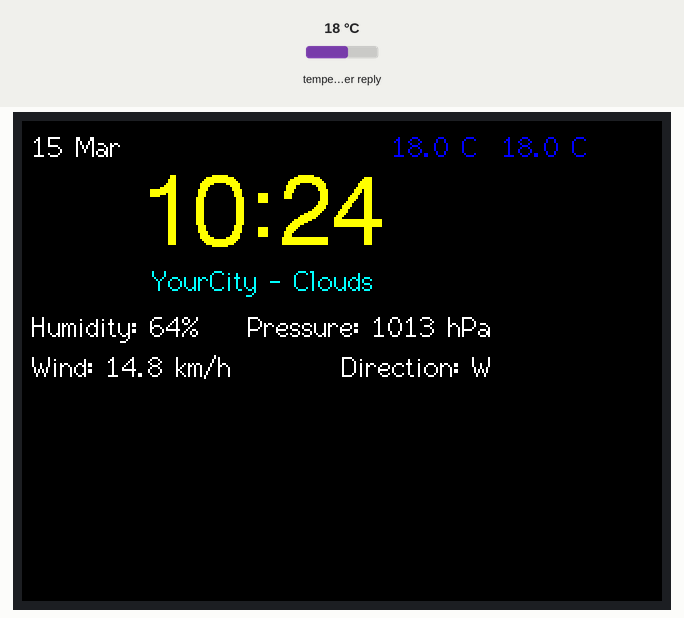
This sketch was run on a simulated ESP32. Parts: 320×240 colour display. The test bench sets the inputs (shaded band); at power-on: temperature in the weather reply 18 °C. WiFi joins after 1.5 s; servers stay silent unless stated; the local clock reads 2024-03-15 10:24:30 at power-on unless the sketch sets it; web services answer with replies made up by the test bench.

Above: at 2.1 s.
At 60.6 s:
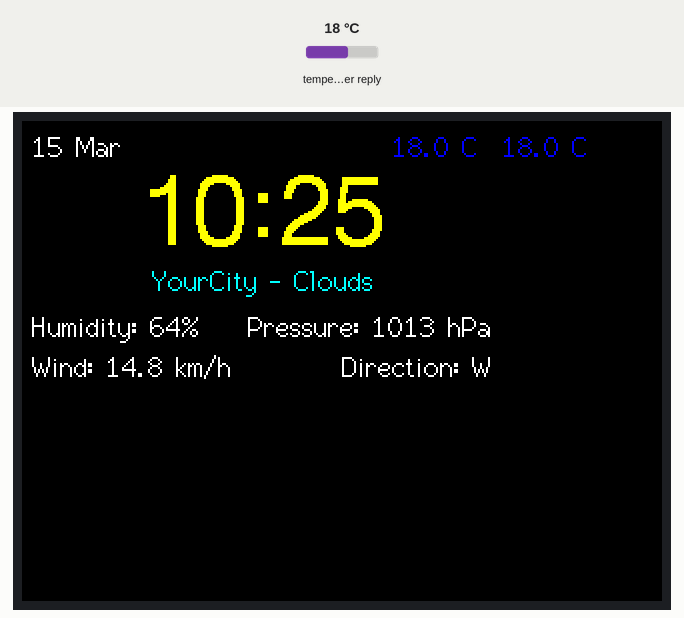
At 121.1 s:
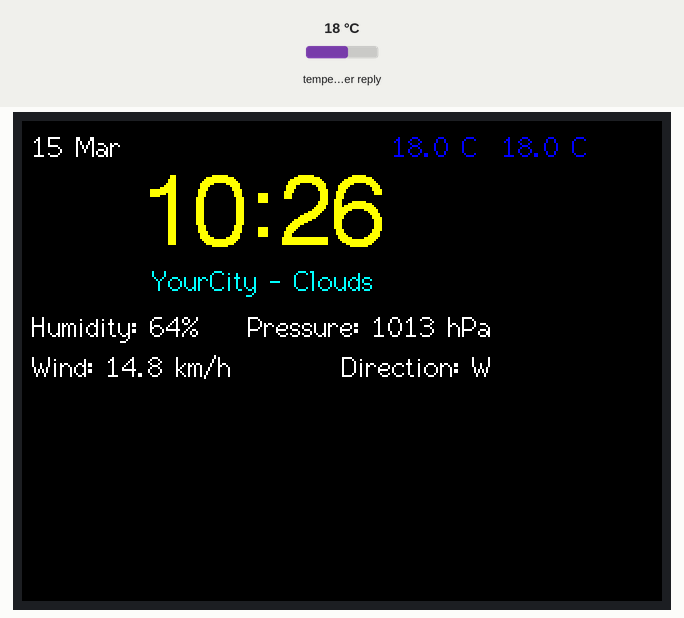

The sketch:

clockandweather.ino
```cpp
// This Code file includes Weather + Clock

#include <WiFi.h>
#include <HTTPClient.h>
#include <ArduinoJson.h>
#include <TFT_eSPI.h>
#include <SPI.h>
#include <time.h>

const char* ssid = "YourWiFiName";  // <-- Replace with your SSID (WiFi Username)
const char* password = "YourWiFiPassword";  // <-- Replace with your WiFi Password
const char* apiKey = "YourOpenWeatherMapAPIKey";  // <-- Replace with your API key
const char* city = "YourCity";  // <-- Replace with your City eg. "Kochi"
const char* country = "YourCountryCode";  // <-- Replace with your Country Code eg. "IN"
const char* units = "metric";

TFT_eSPI tft = TFT_eSPI();

String weatherDescription = "", cityName = "", windDirectionStr = "";
float temperature = 0.0, humidity = 0.0, pressure = 0.0, windSpeed = 0.0;
int windDeg = 0;
unsigned long lastWeatherUpdate = 0;
const unsigned long weatherUpdateInterval = 300000;

String windDegToCompass(int deg) {
  const char* directions[] = {"N","NE","E","SE","S","SW","W","NW"};
  return directions[(int)((deg + 22.5) / 45.0) % 8];
}

void connectWiFi() {
  WiFi.begin(ssid, password);
  while (WiFi.status() != WL_CONNECTED) delay(500);
}

void fetchWeather() {
  if ((millis() - lastWeatherUpdate > weatherUpdateInterval) || lastWeatherUpdate == 0) {
    HTTPClient http;
    String url = "http://api.openweathermap.org/data/2.5/weather?q=" + String(city) + "," + String(country) + "&units=" + String(units) + "&appid=" + String(apiKey);
    http.begin(url);
    int httpCode = http.GET();

    if (httpCode == HTTP_CODE_OK) {
      String payload = http.getString();
      DynamicJsonDocument doc(2048);
      deserializeJson(doc, payload);

      cityName = doc["name"].as<String>();
      temperature = doc["main"]["temp"];
      humidity = doc["main"]["humidity"];
      pressure = doc["main"]["pressure"];
      weatherDescription = doc["weather"][0]["main"].as<String>();
      windSpeed = doc["wind"]["speed"];
      windDeg = doc["wind"]["deg"];
      windDirectionStr = windDegToCompass(windDeg);
    }
    http.end();
    lastWeatherUpdate = millis();
  }
}

void setupTimeIST() {
  configTime(19800, 0, "pool.ntp.org", "time.nist.gov");  // UTC+5:30   // <-- Replace with your time zone  +5:30 GMT = 19800 seconds (1 Hour = 3600 seconds)
  while (time(nullptr) < 100000) delay(100);
}

void drawScreen() {
  tft.fillScreen(TFT_BLACK);
  struct tm timeinfo;
  getLocalTime(&timeinfo);

  char timeStr[6], dateStr[12], tempStr[10];
  strftime(timeStr, sizeof(timeStr), "%H:%M", &timeinfo);
  strftime(dateStr, sizeof(dateStr), "%d %b", &timeinfo);
  sprintf(tempStr, "%.1f °C", temperature);

  // Date (top-left)
  tft.setTextColor(TFT_WHITE);
  tft.setTextDatum(TL_DATUM);
  tft.drawString(dateStr, 5, 5, 2);
  uint16_t tempColor;

  if (temperature < 24.0) {
    tempColor = TFT_BLUE;
  } else if (temperature <= 31.0) {
    tempColor = TFT_GREEN;
  } else {
    tempColor = TFT_ORANGE;
  }

  tft.setTextColor(tempColor);
  tft.drawString(String(temperature, 1) + " °C ", 240, 5, 2);  // Top-right

  // Temperature (top-right)
  tft.setTextDatum(TR_DATUM);
  tft.drawString(tempStr, 240, 5, 2);

  // Time (centered)
  tft.setTextDatum(MC_DATUM);
  tft.setTextColor(TFT_YELLOW);
  tft.drawString(timeStr, 120, 50, 6);

  // City • Description (combined)
  tft.setTextColor(TFT_CYAN);
  tft.drawString(cityName + " - " + weatherDescription, 120, 80, 2);

  // Humidity (bottom-left)
  tft.setTextDatum(TL_DATUM);
  tft.setTextColor(TFT_WHITE);
  tft.drawString("Humidity: " + String(humidity, 0) + "%", 5, 95, 2);

  // Pressure (bottom-right)
  tft.setTextDatum(TR_DATUM);
  tft.drawString("Pressure: " + String(pressure, 0) + " hPa", 235, 95, 2);

  // Wind Speed (bottom-left row 2)
  tft.setTextDatum(TL_DATUM);
  float windKmph = windSpeed * 3.6;
  tft.drawString("Wind: " + String(windKmph, 1) + " km/h", 5, 115, 2);

  // Wind Direction (bottom-right row 2)
  tft.setTextDatum(TR_DATUM);
  tft.drawString("Direction: " + windDirectionStr, 235, 115, 2);
}

void setup() {
  tft.init();
  tft.setRotation(1);  // Landscape
  tft.setTextDatum(MC_DATUM);
  tft.fillScreen(TFT_BLACK);

  connectWiFi();
  setupTimeIST();
  fetchWeather();
  drawScreen();
}

void loop() {
  static unsigned long lastUpdate = 0;
  if (millis() - lastUpdate > 10000) {
    fetchWeather();
    drawScreen();
    lastUpdate = millis();
  }
}
```

Measured:
- what the display in image 0 shows lasts 8.0 s, from 2.0 s to 10.0 s
- what the display in image 1 shows lasts 10.0 s, from 60.5 s to 70.5 s
